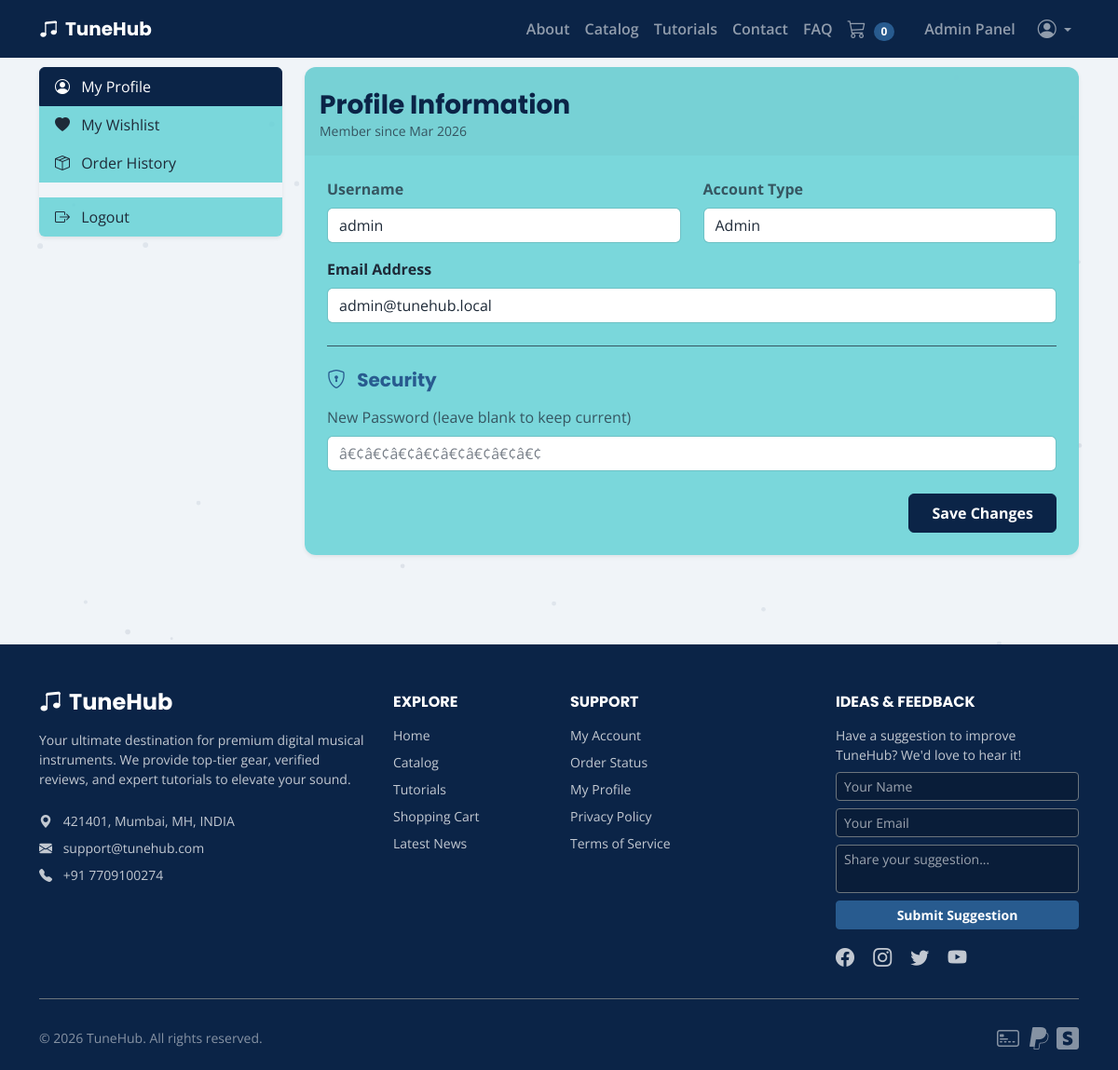
Page /modules/user/profile.php (signed in) on the committed database.
### tables this page shows
CREATE TABLE Users (
    user_id INT AUTO_INCREMENT PRIMARY KEY,
    username VARCHAR(100) NOT NULL UNIQUE,
    email VARCHAR(255) NOT NULL UNIQUE,
    password_hash VARCHAR(255) NOT NULL,
    user_type ENUM('Customer', 'Admin') DEFAULT 'Customer',
    created_at TIMESTAMP DEFAULT CURRENT_TIMESTAMP
);

### includes/functions.php (called while the page is built, shortened)
<?php
function sanitize_html($string) {
    return htmlspecialchars($string ?? '', ENT_QUOTES, 'UTF-8');
}
?>

### modules/user/profile.php (the view, shortened to what this page needs)
<?php
require_once __DIR__ . '/../../includes/header.php';
$user_id = $_SESSION['user_id'];
$stmt = $pdo->prepare("SELECT username, email, user_type, created_at FROM Users WHERE user_id = ?");
$stmt->execute([$user_id]);
$user = $stmt->fetch();
?>
<div class="row pt-4 pb-5">
    <div class="col-md-4 col-lg-3 mb-4">
        <div class="list-group shadow-sm">
            <a href="profile.php" class="list-group-item list-group-item-action active bg-primary-custom border-primary-custom">
                <i class="bi bi-person-circle me-2"></i> My Profile
            </a>
            <a href="wishlist.php" class="list-group-item list-group-item-action">
                <i class="bi bi-heart-fill me-2"></i> My Wishlist
            </a>
            <a href="../orders/index.php" class="list-group-item list-group-item-action">
                <i class="bi bi-box-seam me-2"></i> Order History
            </a>
            <a href="logout.php" class="list-group-item list-group-item-action text-danger mt-3 border-top">
                <i class="bi bi-box-arrow-right me-2"></i> Logout
            </a>
        </div>
    </div>
    <div class="col-md-8 col-lg-9">
        <div class="card shadow-sm border-0">
            <div class="card-header border-bottom-0 pt-4 pb-0">
                <h3 class="mb-0 text-primary-custom fw-bold">Profile Information</h3>
                <p class="text-white opacity-75 small">Member since <?php echo date('M Y', strtotime($user['created_at'])); ?></p>
            </div>
            <div class="card-body p-4">
                <form method="POST" action="">
                    <div class="row mb-3">
                        <div class="col-md-6 mb-3 mb-md-0">
                            <label class="form-label text-white opacity-75 fw-bold">Username</label>
                            <input type="text" class="form-control" value="<?php echo sanitize_html($user['username']); ?>" disabled>
                        </div>
                        <div class="col-md-6">
                            <label class="form-label text-white opacity-75 fw-bold">Account Type</label>
                            <input type="text" class="form-control" value="<?php echo sanitize_html($user['user_type']); ?>" disabled>
                        </div>
                    </div>
                    <div class="mb-4">
                        <label for="email" class="form-label fw-bold">Email Address</label>
                        <input type="email" class="form-control" id="email" name="email" value="<?php echo sanitize_html($user['email']); ?>" required>
                    </div>
                    <hr class="my-4 text-white opacity-75">
                    <h5 class="mb-3 text-secondary-custom fw-bold"><i class="bi bi-shield-lock me-2"></i> Security</h5>
                    <div class="mb-4">
                        <label for="new_password" class="form-label text-white opacity-75">New Password (leave blank to keep current)</label>
                        <input type="password" class="form-control" id="new_password" name="new_password" placeholder="â€¢â€¢â€¢â€¢â€¢â€¢â€¢â€¢">
                    </div>
                    <div class="d-grid gap-2 d-md-flex justify-content-md-end">
                        <button type="submit" class="btn btn-primary px-4 py-2 fw-bold">Save Changes</button>
                    </div>
                </form>
            </div>
        </div>
    </div>
</div>
<?php require_once __DIR__ . '/../../includes/footer.php'; ?>

### assets/css/style.css (style rules this page uses)
body { font-family: 'Open Sans', sans-serif; color: var(--text-dark); background-color: var(--bg-color); }
a { color: var(--secondary-color); text-decoration: none; transition: color 0.3s ease; }
h1, h2, h3, h4, h5, h6 { font-family: 'Poppins', sans-serif; font-weight: 700; color: var(--text-dark); }
.form-control, .form-select, .input-group-text { background-color: var(--text-light) !important; color: var(--text-dark) !important; border: 1px solid rgba(0, 0, 0, 0.1); }
.form-control::placeholder, .form-select::placeholder { color: rgba(30, 42, 56, 0.6) !important; }
.glass-panel, .card, .modal-content, .dropdown-menu { background: rgba(102, 210, 214, 0.85) !important; backdrop-filter: blur(15px); -webkit-backdrop-filter: blur(15px); border: none !important; border-radius: 12px; box-shadow: 0 8px 32px 0 rgba(0, 0, 0, 0.1); color: var(--text-dark) !important; }
body .text-white, body .text-white-50, body .text-light { color: var(--text-dark) !important; }
.bg-dark, .bg-primary-custom, .bg-black { color: #ffffff !important; }
.bg-dark *:not(.btn):not(.form-control):not(.form-select):not(.badge):not(.list-group-item):not(.card):not(.table):not(.glass-panel), .bg-primary-custom *:not(.btn):not(.form-control):not(.form-select):not(.badge):not(.list-group-item):not(.card):not(.table):not(.glass-panel), .bg-black *:not(.btn):not(.form-control):not(.form-select):not(.badge):not(.list-group-item):not(.card):not(.table):not(.glass-panel) { color: inherit !important; }
.bg-primary-custom { background-color: var(--primary-color) !important; color: #fff; }
.text-primary-custom { color: var(--primary-color) !important; }
.text-secondary-custom { color: var(--secondary-color) !important; }
label, .form-label { color: var(--text-dark) !important; }
.list-group-item { background-color: rgba(102, 210, 214, 0.85) !important; color: var(--text-dark) !important; border-color: transparent !important; }
.list-group-item.active { background-color: var(--primary-color) !important; border-color: var(--primary-color) !important; color: #FFFFFF !important; }
.btn { transition: all 0.3s cubic-bezier(0.25, 0.8, 0.25, 1); position: relative; overflow: hidden; }
.btn-primary { background-color: var(--primary-color); border-color: var(--primary-color); color: #FFFFFF !important; }
.card { transition: transform 0.4s cubic-bezier(0.175, 0.885, 0.32, 1.275), box-shadow 0.4s ease; overflow: hidden; }

### rows in the picture
users: created_at "Mar 2026", username "admin", user_type "Admin", email "admin@tunehub.local"

### other values in the picture
$cart_count "0"
